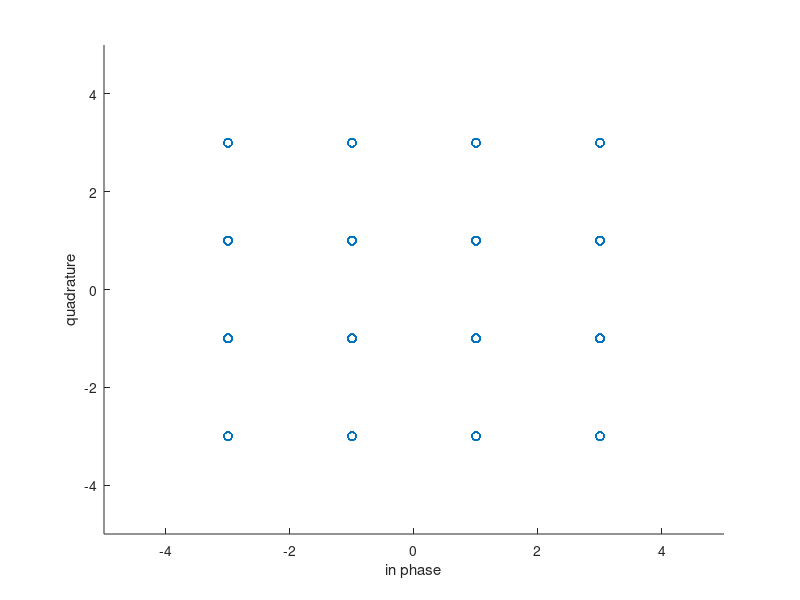

The MATLAB script that drew this image:
clc;clear;close all;
M = 16;
N = 1000;
x = randi([0,1],1,4*N);
yy = [];
yx = [];
for i = 1:4:length(x)
  
  if x(i+3) == 0 
    b = 3;
  else 
    b = 1;
  end

 if x(i+2) == 0
    b = -b;
  end
  
  if x(i+1) == 0
    a =3;
  else 
    a =1;
  end
 
  if x(i) == 0
    a = -a;
  end
  
   yy = [yy a];
   yx = [yx b];
   
   a = 0;
   b = 0;
  
   
end

scatter( yy , yx) ,xlabel('in phase'), ylabel('quadrature'),
 xlim( [ -5 5 ]) , ylim( [ -5 5 ]);
  
 
 